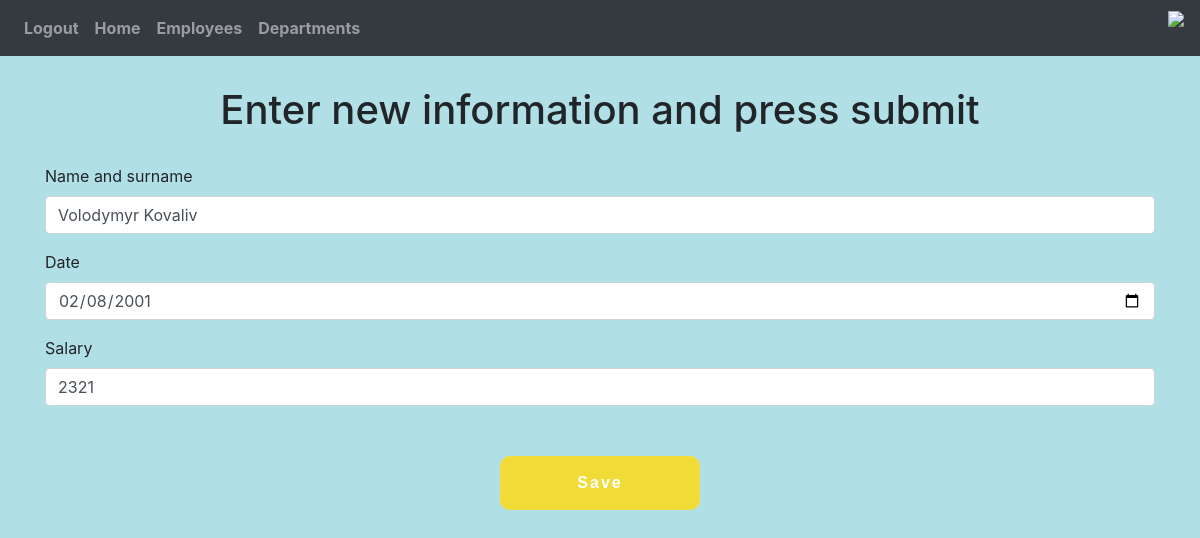
The page /employees/4/edit (signed in) on the database its author committed.
### website/models.py (models this page shows, shortened)
class User(db.Model,UserMixin):
    id = db.Column(db.Integer,primary_key=True,unique=True)
    email = db.Column(db.String(40),unique=True)
    password = db.Column(db.String(30))
    first_name = db.Column(db.String(150))
    date = db.Column(db.String(10))
    salary = db.Column(db.Integer)
    department_id = db.Column(db.Integer, db.ForeignKey('department.id'), nullable=False)
    department = db.relationship("Department")

### website/views.py (the view)
@views.route('/employees/<int:id>/edit',methods= {'POST','GET'})
@login_required
def employee_edit(id):
    employee = User.query.get(id)
    if request.method == 'POST':
        employee.first_name = request.form.get('firstName')
        employee.date = request.form.get('date')
        employee.salary= request.form.get('salary')
        try:
            db.session.commit()
            return redirect('/employees')
        except:
            return "Some error"
    else:
        return render_template('employee_edit.html',user=employee)

### website/__init__.py (called while the page is built)
def create_app():
    app = Flask(__name__)
    app.config['SECRET_KEY'] = 'vitaliy'
    app.config['SQLALCHEMY_DATABASE_URI'] = f'sqlite:///{DB_NAME}'
    app.config['SQLALCHEMY_TRACK_MODIFICATIONS'] = True
    db.init_app(app)
    api = Api(app)
    from .views import views
    from .auth import auth
    app.register_blueprint(views,url_prefix = '/')
    app.register_blueprint(auth,url_prefix = '/')
    from website.models import User,Department
    create_database(app)
    login_manager = LoginManager()
    login_manager.login_view = 'auth.login'
    login_manager.init_app(app)
    @login_manager.user_loader
    def load_user(id):
        return User.query.get(int(id))
    return app

### website/templates/employee_edit.html
{% extends "base.html" %} {% block title %}Edit{% endblock %} {% block
content %}
<form method="POST">
  <h1 style="margin: 30px 0;" align="center">Enter new  information and press submit</h1>
  <div class="form-group">
    <label for="firstName">Name and surname</label>
    <input
            value="{{user.first_name}}"
      type="text"
      class="form-control"
      id="firstName"
      name="firstName"
      placeholder="Enter name and surname"
    />
  </div>
  <div class="form-group">
    <label for="date">Date</label>
    <input
            value="{{user.date}}"
      type="date"
      class="form-control"
      id="date"
      name="date"
      placeholder="Enter new date"
    />
  </div>
  <div class="form-group">
    <label for="salary">Salary</label>
    <input
            value="{{user.salary}}"
      type="salary"
      class="form-control"
      id="salary"
      name="salary"
      placeholder="Enter new salary"
    />
  </div>
  <br />
  <button type="submit" class="glow-button">Save</button>
</form>
{% endblock %}

### website/templates/base.html (style rules this page uses)
body { background: #b0e0e6; }
.glow-button { text-decoration: none; display: block; width: 200px; padding: 15px 30px; margin: 10px auto; border-radius: 10px; box-shadow: 0 0 40px 40px #f1db37 inset, 0 0 0 0 #f1bf37; font-family: 'Montserrat', sans-serif; font-weight: bold; letter-spacing: 2px; color: white; transition: .15s ease-in-out; text-align: center; border: none; }

### rows shown on the page
User: firstName "Volodymyr Kovaliv", date "02/08/2001", salary "2321"
